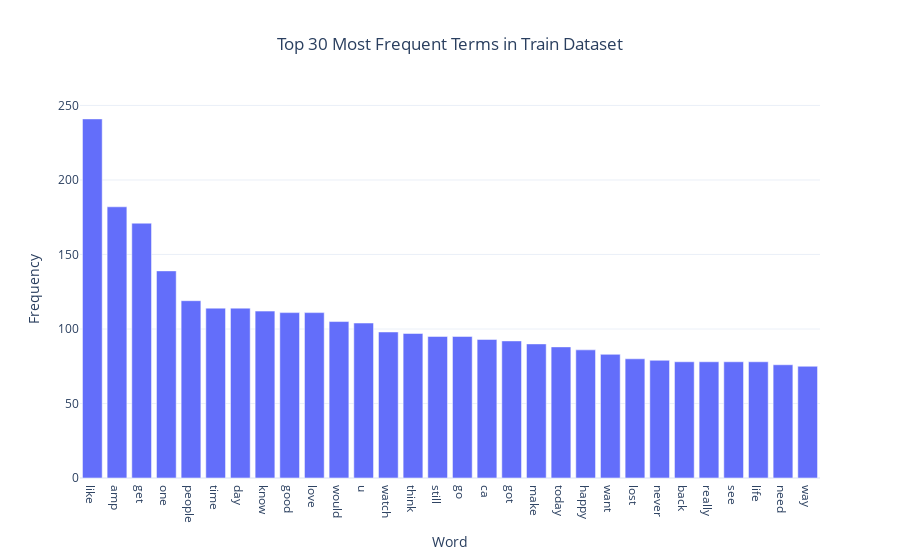
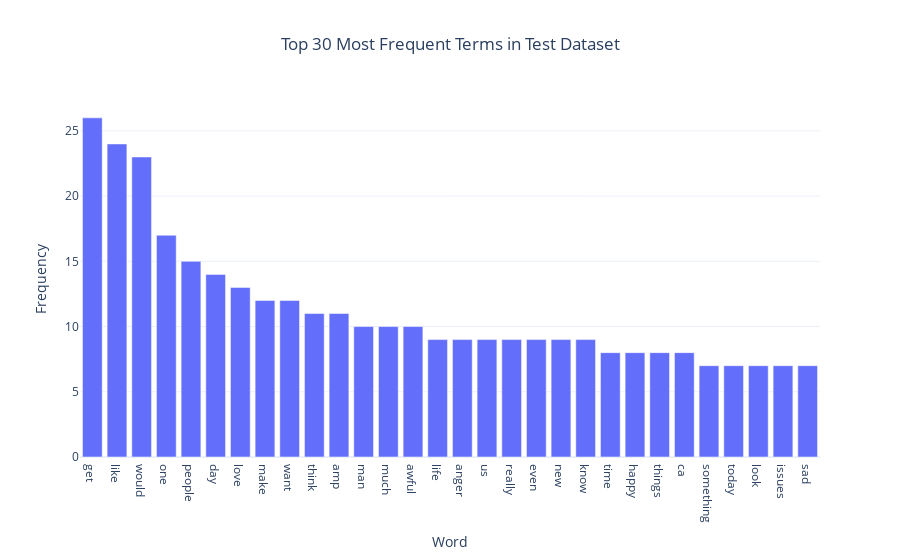

The cell these charts' notebook holds for them, in order:
### Code cell
import pandas as pd
from collections import Counter
from nltk.corpus import stopwords
from nltk.tokenize import word_tokenize
import plotly.express as px

# Download stopwords if not already downloaded
nltk.download('stopwords')
nltk.download('punkt')

# Function to clean and tokenize text, and remove stopwords
def preprocess_text_from_df(df, text_column):
    data = df[text_column].tolist()
    stop_words = set(stopwords.words('english'))
    tokens = []
    for text in data:
        words = word_tokenize(text.lower())  # Tokenize and lowercase
        words = [word for word in words if word.isalnum()]  # Remove punctuation
        # Relaxing stopword removal
        words = [word for word in words if word not in stop_words]  
        tokens.extend(words)
    return tokens

# Get word frequency for top 30 words in a dataset
def get_top_words(df, text_column, top_n=30):
    tokens = preprocess_text_from_df(df, text_column)
    word_counts = Counter(tokens)
    if len(word_counts) < top_n:
        top_n = len(word_counts)  # Adjust if there are fewer unique words than requested
    top_words = word_counts.most_common(top_n)
    return pd.DataFrame(top_words, columns=['Word', 'Frequency'])

# Get top 30 words in train and test datasets
train_top_words = get_top_words(train_df, 'text')
test_top_words = get_top_words(test_df, 'text')

# Plotting with Plotly for Train dataset
fig_train = px.bar(train_top_words, x='Word', y='Frequency', 
                   title="Top 30 Most Frequent Terms in Train Dataset")
fig_train.update_layout(yaxis_title="Frequency", xaxis_title="Word", 
                        title_x=0.5, template="plotly_white")

# Plotting with Plotly for Test dataset
fig_test = px.bar(test_top_words, x='Word', y='Frequency', 
                  title="Top 30 Most Frequent Terms in Test Dataset")
fig_test.update_layout(yaxis_title="Frequency", xaxis_title="Word", 
                       title_x=0.5, template="plotly_white")

# Show the plots
fig_train.show()
fig_test.show()

### Figure 1 — Plotly figure (JSON) as saved in the notebook; plotly's stock layout.template omitted (floating-point values rounded to 4 significant figures)
{"data": [{"alignmentgroup": "True", "hovertemplate": "Word=%{x}<br>Frequency=%{y}<extra></extra>", "legendgroup": "", "marker": {"color": "#636efa", "pattern": {"shape": ""}}, "name": "", "offsetgroup": "", "orientation": "v", "showlegend": false, "textposition": "auto", "type": "bar", "x": ["like", "amp", "get", "one", "people", "time", "day", "know", "good", "love", "would", "u", "watch", "think", "still", "go", "ca", "got", "make", "today", "happy", "want", "lost", "never", "back", "really", "see", "life", "need", "way"], "xaxis": "x", "y": [241, 182, 171, 139, 119, 114, 114, 112, 111, 111, 105, 104, 98, 97, 95, 95, 93, 92, 90, 88, 86, 83, 80, 79, 78, 78, 78, 78, 76, 75], "yaxis": "y"}], "layout": {"autosize": true, "barmode": "relative", "legend": {"tracegroupgap": 0}, "title": {"text": "Top 30 Most Frequent Terms in Train Dataset", "x": 0.5}, "xaxis": {"anchor": "y", "autorange": true, "domain": [0, 1], "range": [-0.5, 29.5], "title": {"text": "Word"}, "type": "category"}, "yaxis": {"anchor": "x", "autorange": true, "domain": [0, 1], "range": [0, 253.7], "title": {"text": "Frequency"}, "type": "linear"}}}

### Figure 2 — Plotly figure (JSON) as saved in the notebook; plotly's stock layout.template omitted (floating-point values rounded to 4 significant figures)
{"data": [{"alignmentgroup": "True", "hovertemplate": "Word=%{x}<br>Frequency=%{y}<extra></extra>", "legendgroup": "", "marker": {"color": "#636efa", "pattern": {"shape": ""}}, "name": "", "offsetgroup": "", "orientation": "v", "showlegend": false, "textposition": "auto", "type": "bar", "x": ["get", "like", "would", "one", "people", "day", "love", "make", "want", "think", "amp", "man", "much", "awful", "life", "anger", "us", "really", "even", "new", "know", "time", "happy", "things", "ca", "something", "today", "look", "issues", "sad"], "xaxis": "x", "y": [26, 24, 23, 17, 15, 14, 13, 12, 12, 11, 11, 10, 10, 10, 9, 9, 9, 9, 9, 9, 9, 8, 8, 8, 8, 7, 7, 7, 7, 7], "yaxis": "y"}], "layout": {"autosize": true, "barmode": "relative", "legend": {"tracegroupgap": 0}, "title": {"text": "Top 30 Most Frequent Terms in Test Dataset", "x": 0.5}, "xaxis": {"anchor": "y", "autorange": true, "domain": [0, 1], "range": [-0.5, 29.5], "title": {"text": "Word"}, "type": "category"}, "yaxis": {"anchor": "x", "autorange": true, "domain": [0, 1], "range": [0, 27.37], "title": {"text": "Frequency"}, "type": "linear"}}}
